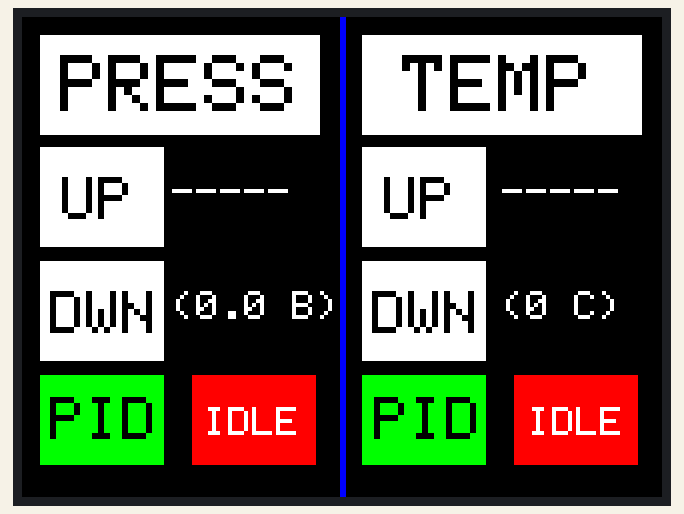
Simulated run of this sketch. Board: Arduino Uno, built with avr-gcc and run on an emulated ATmega328P. On the bench: 320×240 colour display. What the sketch prints to the serial monitor is not drawn.

Above: at 0.3 s.

The sketch:

DUAL_PID_CONTROL.ino
```cpp
#include <Adafruit_GFX.h>    // Core graphics library
#include <SPI.h>
#include <Wire.h>
#include <Adafruit_ILI9341.h>
#include <Adafruit_STMPE610.h>
#include <Adafruit_TFTLCD.h> // Hardware-specific library
#include <AutoPID.h>

// This is calibration data for the raw touch data to the screen coordinates
#define TS_MINX 150
#define TS_MINY 130
#define TS_MAXX 3800
#define TS_MAXY 4000

// Color definitions
#define BLACK    0x0000
#define BLUE     0x001F
#define RED      0xF800
#define GREEN    0x07E0
#define CYAN     0x07FF
#define MAGENTA  0xF81F
#define YELLOW   0xFFE0
#define WHITE    0xFFFF

#define Transducer  A3

#define PRESS_OUTPUT_MIN 0
#define PRESS_OUTPUT_MAX 0.8
#define press_KP .01
#define press_KI 0.04
#define press_KD 0.5
double press_setPoint = 0;
double press_output = 0;

#define TEMP_OUTPUT_MIN 0
#define TEMP_OUTPUT_MAX 0.8
#define temp_KP .01
#define temp_KI 0.04
#define temp_KD 0.5
double temp_setPoint = 0;
double temp_output = 0;

// DAC Libraries
#include <Wire.h>
#include <Adafruit_MCP4725.h>
Adafruit_MCP4725 dac;

// The STMPE610 uses hardware SPI on the shield, and #8
#define STMPE_CS 8
Adafruit_STMPE610 ts = Adafruit_STMPE610(STMPE_CS);

// The display also uses hardware SPI, plus #9 & #10
#define TFT_CS 10
#define TFT_DC 9
Adafruit_ILI9341 tft = Adafruit_ILI9341(TFT_CS, TFT_DC);

double speed_control = 0;
double pressure = 0;

int heat_control = 0;
double temp = 0;

double MAX_SPEED = 0.5;
double MIN_SPEED = 0;

GFXcanvas1 canvas(128, 32);

AutoPID pressPID(&pressure, &press_setPoint, &press_output, 0, 1023, press_KP, press_KI, press_KD);
AutoPID tempPID(&temp, &temp_setPoint, &temp_output, 0, 1023, temp_KP, temp_KI, temp_KD);

void setup(void) {

  Serial.begin(9600);

  tft.begin();
  dac.begin(0x62);

  dac.setVoltage(speed_control, false);

  if (!ts.begin()) {
    Serial.println("Couldn't start touchscreen controller");
    while (1);
  }
  Serial.println("Touchscreen started");

  tft.setRotation(1);

  tft.fillScreen(ILI9341_BLACK);
  tft.fillRect(9,9,140,50,WHITE);
  tft.fillRect(170,9,140,50,WHITE);

  tft.drawFastVLine(159, 0, 240, BLUE);
  tft.drawFastVLine(160, 0, 240, BLUE);
  tft.drawFastVLine(161, 0, 240, BLUE);

  tft.setTextColor(BLACK, WHITE);
  tft.setTextSize(4);
  tft.setCursor(19,19);
  tft.println("PRESS");
  tft.setCursor(190,19);
  tft.println("TEMP");

  tft.fillRect(9,179,62,45,GREEN);
  tft.fillRect(85,179,62,45,RED);

  tft.fillRect(170,179,62,45,GREEN);
  tft.fillRect(246,179,62,45,RED);

  tft.setTextColor(BLACK, GREEN);
  tft.setTextSize(3);
  tft.setCursor(14,190);
  tft.println("PID");
  tft.setCursor(176,190);
  tft.println("PID");

  tft.setTextColor(WHITE, RED);
  tft.setTextSize(2);
  tft.setCursor(91,195);
  tft.println("IDLE");
  tft.setCursor(253,195);
  tft.println("IDLE");

  tft.fillRect(9,65,62,50,WHITE);
  tft.fillRect(9,122,62,50,WHITE);
  tft.fillRect(170,65,62,50,WHITE);
  tft.fillRect(170,122,62,50,WHITE);

  tft.setTextColor(BLACK, WHITE);
  tft.setTextSize(3);
  tft.setCursor(20,80);
  tft.println("UP");
  tft.setCursor(14,137);
  tft.println("DWN");

  tft.setCursor(181,80);
  tft.println("UP");
  tft.setCursor(175,137);
  tft.println("DWN");


  tempPID.stop();
  pressPID.stop();

  updateDisplay();


  tempPID.setTimeStep(50);
  pressPID.setTimeStep(50);
  setSpeed(0);

}


void loop()
{
//  // See if there's any  touch data for us
//  if (!ts.touched()) {
//    updatePressure();
//    pressPID.run();
//    setSpeed(press_output);
//    Serial.println(speed_control);
//    return;
//  }
//
//  // Retrieve a point
//  TS_Point p = ts.getPoint();
//
// /*
//  Serial.print("X = "); Serial.print(p.x);
//  Serial.print("\tY = "); Serial.print(p.y);
//  Serial.print("\tPressure = "); Serial.println(p.z);
// */
//
//  // Scale from ~0->4000 to tft.width using the calibration #'s
//  p.x = map(p.x, TS_MINX, TS_MAXX, 0, tft.width());
//  p.y = map(p.y, TS_MINY, TS_MAXY, 0, tft.height());
//
//  /*
//  Serial.print("("); Serial.print(p.x);
//  Serial.print(", "); Serial.print(p.y);
//  Serial.println(")");
//  */
//
//  if(p.y < 90 && p.y >10){
//    setPressure(press_setPoint+0.2);
//    delay(5);
//  }
//
//  if(p.y < 310 && p.y >230){
//    setPressure(press_setPoint-0.2);
//    delay(5);
//  }
//
}


void setSpeed(double input){

  if(input > MAX_SPEED)
    input = MAX_SPEED;

  if(input < MIN_SPEED)
    input = MIN_SPEED;

  speed_control = input;

  dac.setVoltage((int)(speed_control*4095/MAX_SPEED), false);
}

void setPressure(double input){

  if(input <= 10 && input >= 0)
    press_setPoint = input;

  tft.fillRect(10,90,220,140,BLACK);
  tft.setCursor(20,140);
  tft.setTextColor(WHITE, BLACK);
  tft.setTextSize(8);
  tft.println(press_setPoint);

}

void updatePressure(){

double input, raw;

input = analogRead(Transducer);
raw = input*0.0165918-1.88442;

if(raw<0)
  pressure = 0;
else
  pressure = raw;
}

void updateDisplay(){

  int temp1 = round(temp);
  int temp2 = round(temp_setPoint);

  double press1 = round(10*(pressure))/10;
  double press2 = round(10*(press_setPoint))/10;

  tft.setTextColor(WHITE, BLACK);

  tft.setTextSize(2);
  tft.setCursor(75,137);
  tft.print("(");
  tft.print(press2,1);
  tft.println(" B)");
  tft.setCursor(240,137);
  tft.print("(");
  tft.print(temp2);
  tft.println(" C)");


  tft.setCursor(240,80);
  if(pressPID.isStopped()){
    tft.print("-----");
  }else{
    tft.print(" ");
    tft.print(temp1);
    tft.print(" C");
  }


  tft.setCursor(75,80);
  if(tempPID.isStopped()){
    tft.print("-----");
  }else{
    tft.print(" ");
    tft.print(press1,1);
    tft.println(" B");
  }

}
```
